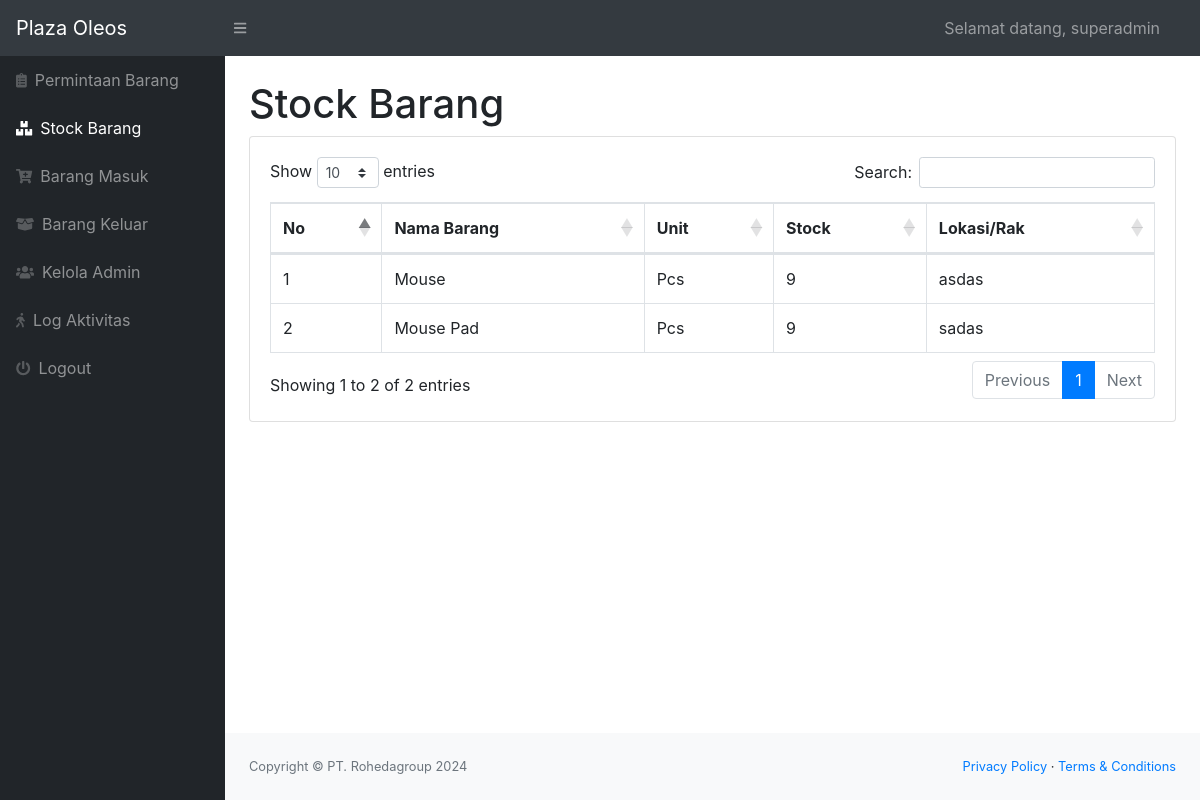
/index.php (signed in), run on the app's committed database.
### tables this page shows
CREATE TABLE `stock` (
  `idbarang` int(11) NOT NULL,
  `namabarang` varchar(25) NOT NULL,
  `deskripsi` varchar(50) NOT NULL,
  `stock` int(11) NOT NULL,
  `lokasi` varchar(100) NOT NULL,
  `unit` varchar(50) NOT NULL
);

### index.php (the view, shortened to what this page needs)
<?php
$role = $_SESSION['role'];
?>
<!DOCTYPE html>
<html lang="en">
<head>
    <link href="css/styles.css" rel="stylesheet" />
    <link href="https://cdn.datatables.net/1.10.20/css/dataTables.bootstrap4.min.css" rel="stylesheet" />
</head>
<body class="sb-nav-fixed">
    <nav class="sb-topnav navbar navbar-expand navbar-dark bg-dark">
        <a class="navbar-brand" href="index.php">Plaza Oleos</a>
        <button class="btn btn-link btn-sm order-1 order-lg-0" id="sidebarToggle" href="#"><i class="fas fa-bars"></i></button>
        <ul class="navbar-nav ml-auto mr-0 mr-md-3 my-2 my-md-0">
            <li class="nav-item">
                <span class="nav-link">
                    <div class="navbar-brand"></div>
                    Selamat datang, <?= $role; ?>
                </span>
            </li>
        </ul>
    </nav>
    <div id="layoutSidenav">
        <div id="layoutSidenav_nav">
            <nav class="sb-sidenav accordion sb-sidenav-dark" id="sidenavAccordion">
                <div class="sb-sidenav-menu">
                    <div class="nav">
                        <?php if ($_SESSION['role'] === 'superadmin' || $_SESSION['role'] === 'dev' || $_SESSION['role'] === 'user' || $_SESSION['role'] === 'supervisor') { ?>
                            <a class="nav-link" href="permintaan.php">
                                <div class="sb-nav-link-icon"><i class="fas fa-clipboard-list"></i></div>
                                Permintaan Barang
                            </a>
                        <?php } ?>
                        <?php if ($_SESSION['role'] === 'superadmin' || $_SESSION['role'] === 'dev' || $_SESSION['role'] === 'user' || $_SESSION['role'] === 'gudang') { ?>
                            <a class="nav-link" href="index.php">
                                <div class="sb-nav-link-icon"><i class="fas fa-boxes"></i></div>
                                Stock Barang
                            </a>
                        <?php } ?>
                        <?php if ($_SESSION['role'] === 'superadmin' || $_SESSION['role'] === 'dev' || $_SESSION['role'] === 'user' || $_SESSION['role'] === 'gudang') { ?>
                            <a class="nav-link" href="barang_masuk.php">
                                <div class="sb-nav-link-icon"><i class="fas fa-cart-plus"></i></div>
                                Barang Masuk
                            </a>
                        <?php } ?>
                        <?php if ($_SESSION['role'] === 'superadmin' || $_SESSION['role'] === 'dev' || $_SESSION['role'] === 'user' || $_SESSION['role'] === 'gudang') { ?>
                            <a class="nav-link" href="barang_keluar.php">
                                <div class="sb-nav-link-icon"><i class="fas fa-box-open"></i></div>
                                Barang Keluar
                            </a>
                        <?php } ?>
                        <?php if ($_SESSION['role'] === 'superadmin' || $_SESSION['role'] === 'dev' || $_SESSION['role'] === 'user') { ?>
                            <a class="nav-link" href="admin.php">
                                <div class="sb-nav-link-icon"><i class="fas fa-users"></i></div>
                                Kelola Admin
                            </a>
                        <?php } ?>
                        <?php if ($_SESSION['role'] === 'superadmin' || $_SESSION['role'] === 'dev' || $_SESSION['role'] === 'user') { ?>
                            <a class="nav-link" href="log.php">
                                <div class="sb-nav-link-icon"><i class="fas fa-walking"></i></div>
                                Log Aktivitas
                            </a>
                        <?php } ?>
                        <a class="nav-link" href="#" data-toggle="modal" data-target="#logoutModal">
                            <div class="sb-nav-link-icon"><i class="fas fa-power-off"></i></div>
                            Logout
                        </a>
                    </div>
                </div>
            </nav>
        </div>
        <div id="layoutSidenav_content">
            <main>
                <div class="container-fluid">
                    <h1 class="mt-4">Stock Barang</h1>
                    <div class="card mb-4">
                        <div class="card-body">
                            <?php
                            $conn = mysqli_connect("localhost", "root", "", "stokbarangs");
                            ?>
                            <div class="table-responsive">
                                <table class="table table-bordered" id="dataTable" width="100%" cellspacing="0">
                                    <thead>
                                        <tr>
                                            <th>No</th>
                                            <th>Nama Barang</th>
                                            <th>Unit</th>
                                            <th>Stock</th>
                                            <th>Lokasi/Rak</th>
                                        </tr>
                                    </thead>
                                    <tbody>
                                        <?php
                                        $ambilsemuadatastock = mysqli_query($conn, "select * from stock");
                                        $i = 1;
                                        while ($data = mysqli_fetch_array($ambilsemuadatastock)) {
                                            $namabarang = $data['namabarang'];
                                            $unit = $data['unit'];
                                            $stock = $data['stock'];
                                            $lok = $data['lokasi'];
                                        ?>
                                            <tr>
                                                <td><?= $i++; ?></td>
                                                <td><?= $namabarang; ?></td>
                                                <td><?= $unit; ?></td>
                                                <td><?= $stock; ?></td>
                                                <td><?= $lok; ?></td>
                                            </tr>
                            </div>
                        </div>
                    <?php
                                        };
                    ?>
                    </div>
                </div>
    <footer class="py-4 bg-light mt-auto">
        <div class="container-fluid">
            <div class="d-flex align-items-center justify-content-between small">
                <div class="text-muted">Copyright &copy; PT. Rohedagroup 2024</div>
                <div>
                    <a href="#">Privacy Policy</a>
                    &middot;
                    <a href="#">Terms &amp; Conditions</a>
                </div>
            </div>
        </div>
    </footer>
</body>
</html>

### data on the page
stock: namabarang "Mouse", unit "Pcs", stock "9", lokasi "asdas"
stock: namabarang "Mouse Pad", unit "Pcs", stock "9", lokasi "sadas"

### other printed values
$role "superadmin"
